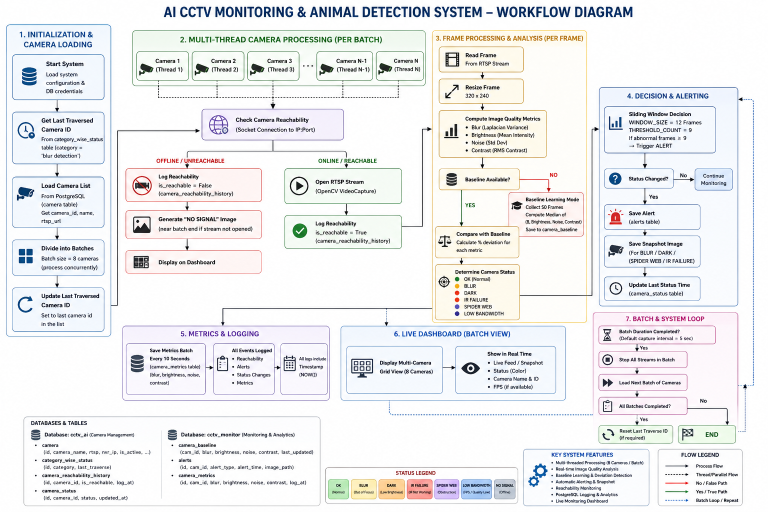
#> input picture ChatGPT Image Jun 28, 2026, 01_41_30 PM.png, 1536 x 1024 px (shown at 1/2 size)
$ python -i new_integration_snapshoot.py   (imports and definitions only)   (older library calls are emulated)
#> lines starting #> are read from the running program, lines starting #| are printed output that depends on the picture
#> further down, picture is the input picture: shape (1024, 1536, 3); mean B, G, R 238, 236.8, 236.2
import cv2
import numpy as np
import time
import math
import os
import threading
import psycopg2
from psycopg2.extras import execute_batch
from datetime import datetime

os.environ["OPENCV_FFMPEG_CAPTURE_OPTIONS"] = "rtsp_transport;tcp|timeout;5000000"


IP_BASE = "192.168.x.x"
USER = "USER"
PASS = "PASSWORD"
CAM_NUMBERS = [1,2,3,4,5,6,7,8,9,10]

CAPTURE_INTERVAL = 5
LEARNING_FRAMES = 50

WINDOW_SIZE = 12
THRESHOLD_COUNT = 9

BATCH_SIZE = 20

CELL_W, CELL_H = 320, 240

TRAINING_MODE = False

DB_CONFIG = {
    "dbname": "DBNAME",
    "user": "USER",
    "password": "PASSWORD",
    "host": "localhost",
    "port": "5432",
}


def get_conn():
    return psycopg2.connect(**DB_CONFIG)


# [12 lines left out: function load_baselines, not called in this run]


def clean(val):
    # If it's Not a Number or Infinity, return 0.0
    return float(val) if np.isfinite(val) else 0.0


# [59 lines left out: functions save_baseline, save_log_alert, save_metrics_batch, not called in this run]


class CameraStream:
    # [27 lines left out: functions __init__, update, not called in this run]

    def read(self):
        with self.lock:
            return self.ret, self.frame


def get_metrics(frame):
    gray = cv2.cvtColor(frame, cv2.COLOR_BGR2GRAY)
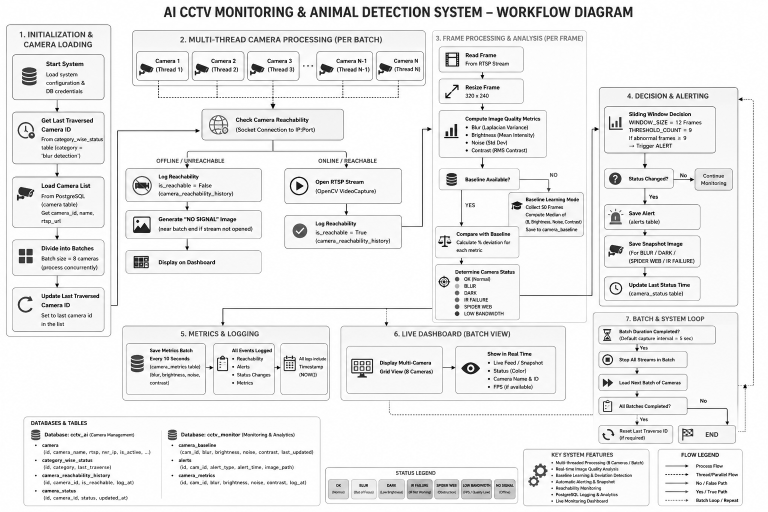
#> gray: shape (1024, 1536) (shown at 1/2 size); min 0, max 255, mean 236.8
    roi = cv2.GaussianBlur(gray, (3, 3), 0)

    gx = cv2.Sobel(roi, cv2.CV_64F, 1, 0)
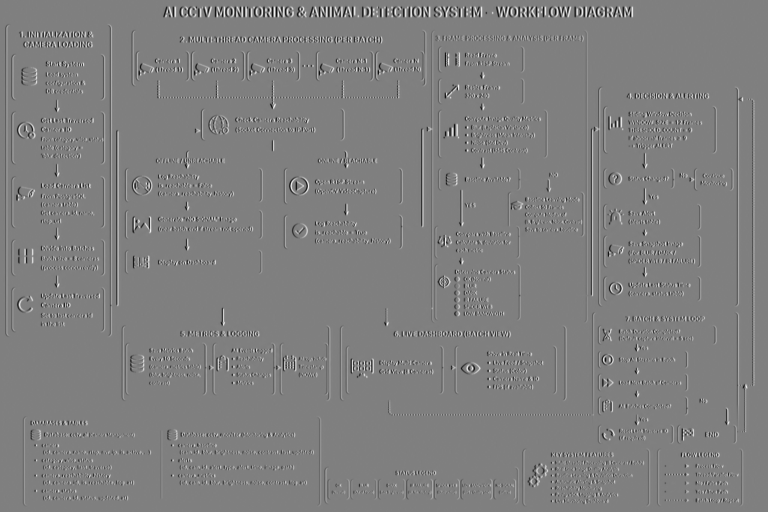
#> gx: shape (1024, 1536) float64 (shown at 1/2 size); min -721, max 720, mean 0; drawn with min black and max white
    gy = cv2.Sobel(roi, cv2.CV_64F, 0, 1)
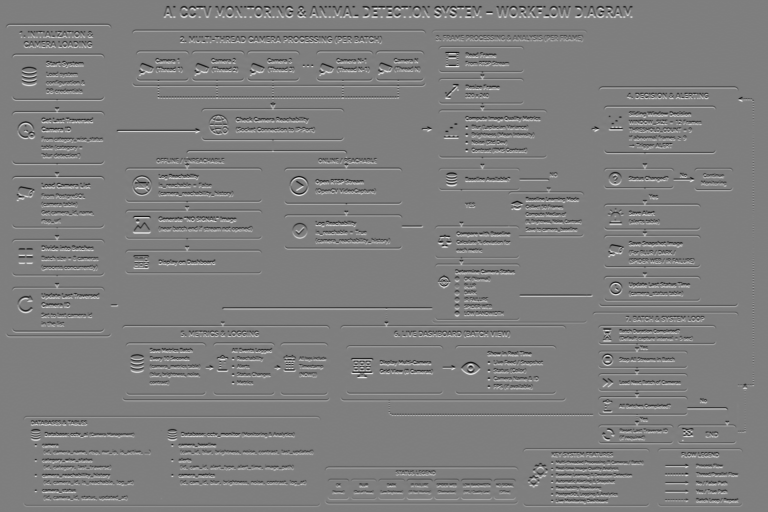
#> gy: shape (1024, 1536) float64 (shown at 1/2 size); min -717, max 723, mean 0; drawn with min black and max white

    blur = (gx**2 + gy**2).mean()
#> blur = 19684.5
    brightness = np.mean(roi)
#> brightness = 236.8
    # noise = np.std(roi)
    # contrast = roi.max() - roi.min()
    contrast = np.std(roi)
#> contrast = 37.18
    noise = np.mean(cv2.Laplacian(roi, cv2.CV_64F))
#> noise = -9.16e-05

    return blur, brightness, noise, contrast

# [261 lines left out: functions save_snapshot, monitor_camera, not called in this run]
            # small gap before next batch


# [2 lines not run here, left out]

>>> import cv2
>>> picture = cv2.imread('ChatGPT Image Jun 28, 2026, 01_41_30 PM.png')
>>> result = get_metrics(picture)
#> result = (19684.5, 236.8, -9.16e-05, 37.18)
